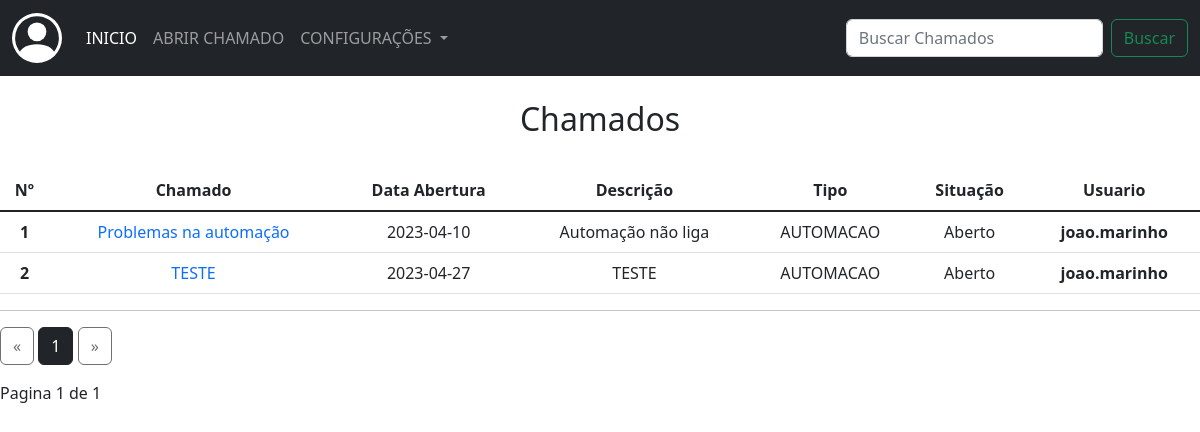
Before: /chamados_suporte (signed in) with the older database file.
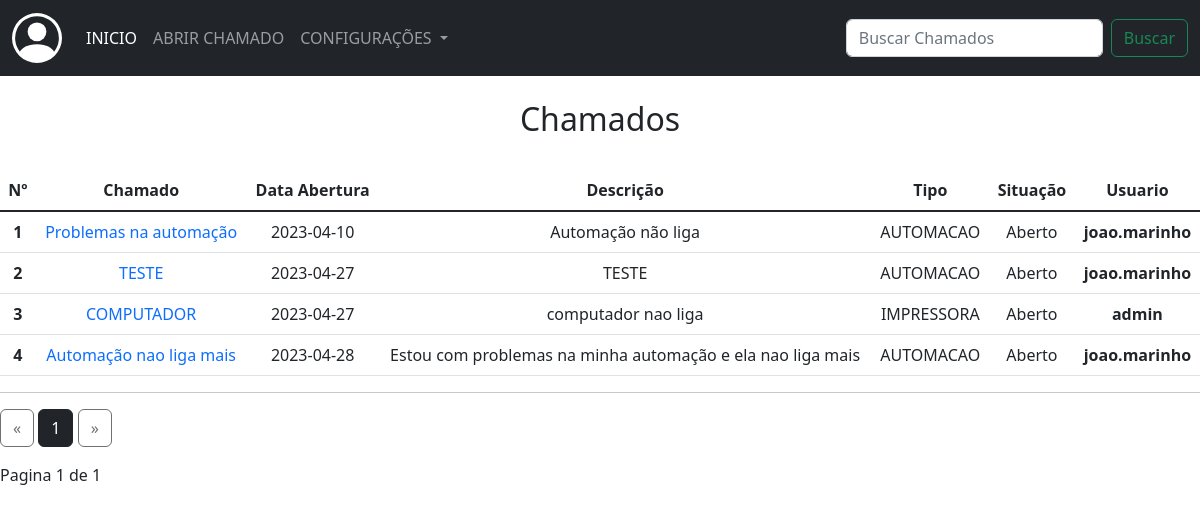
After: the same page with the newer database file.
### app/models/tab_chamados.py (models this page shows)
class Chamados(db.Model):
    __tablename__ = 'tab_chamados'
    id = db.Column(db.Integer, primary_key=True)
    data_add = db.Column(db.String(50), nullable=False)
    data_fim = db.Column(db.String(50), nullable=False)
    titulo = db.Column(db.String(100), nullable=False)
    descricao = db.Column(db.String(255), nullable=False)
    tipo_ch = db.Column(db.String(100), nullable=False)
    situacao = db.Column(db.String(50), nullable=False)
    ass_por = db.Column(db.String(100))
    telefone = db.Column(db.String(50))
    setor = db.Column(db.String(100))
    tab_usuarios_id = db.Column(db.Integer, db.ForeignKey('tab_usuarios.id'))

### app/routes/routes.py (the view)
@app.route("/chamados_suporte")
@login_required
def chamados_suporte():
    page = request.args.get('page',1,type=int)
    ch = Chamados.query.paginate(page=page, per_page=ROWS_PER_PAGE)
    return render_template("chamados_suporte.html", chamados = ch)

### app/routes/routes.py (called while the page is built)
@login_manager.user_loader
def load_user(user_id):
    return User.query.get(int(user_id))

### app/templates/chamados_suporte.html (shortened to what this page needs)
{% extends 'base.html' %}
{% block conteudo %}
<nav class="navbar navbar-expand-lg navbar-dark bg-dark">
    <div class="container-fluid">
      <a class="navbar-brand" href="#"></a>
      <div class="collapse navbar-collapse" id="navbarSupportedContent">
        <ul class="navbar-nav me-auto mb-2 mb-lg-0">
          <li class="nav-item">
            <a class="nav-link active" aria-current="page" href="#">INICIO</a>
          </li>
          <li class="nav-item">
            <a class="nav-link" href="{{url_for('abrir_chamado')}}">ABRIR CHAMADO</a>
          </li>
          <li class="nav-item dropdown">
            <a class="nav-link dropdown-toggle" href="#" role="button" data-bs-toggle="dropdown" aria-expanded="false">
              CONFIGURAÇÕES
            </a>
          </li>
        </ul>
        <form class="d-flex" role="search" action="" method="post">
          <input class="form-control me-2" type="search" placeholder="Buscar Chamados" aria-label="Search">
          <button class="btn btn-outline-success" type="submit">Buscar</button>
        </form>
      </div>
    </div>
</nav>
<br>
<h2 align="center">Chamados</h2>
<br>
<div>
  <table class="table">
    <thead>
      <tr>
        <th scope="col">Nº</th>
        <th scope="col">Chamado</th>
        <th scope="col">Data Abertura</th>
        <th scope="col">Descrição</th>
        <th scope="col">Tipo</th>
        <th scope="col">Situação</th>
        <th scope="col">Usuario</th>
      </tr>
    </thead>
    <tbody class="table-group-divider">
      {% for ch in chamados %}
      <tr>
        <th scope="row">{{ch.id}}</th>
        <td><a href="{{url_for('visualizar_chamados', id=ch.id)}}">{{ch.titulo}}</a></td>
        <td>{{ch.data_add}}</td>
        <td>{{ch.descricao}}</td>
        <td>{{ch.tipo_ch}}</td>
        <td>{{ch.situacao}}</td>
        <th>{{ch.tab_usuarios_id}}</th>
      </tr>
      {% endfor %}
    </tbody>
  </table>
  <hr>
  <div class="text-right">
    <a href="{{ url_for('chamados_suporte', page=chamados.prev_num) }}"
    class="btn btn-outline-dark
    {% if chamados.page == 1 %}disabled{% endif %}">
        &laquo;
    </a>
    {% for page_num in chamados.iter_pages(left_edge=1, right_edge=1, left_current=1, right_current=2) %}
{% if page_num %}
            {% if chamados.page == page_num %}
            <a href="{{ url_for('chamados_suporte', page=page_num) }}"
            class="btn btn-dark">
                {{ page_num }}
            </a>
            {% else %}
            <a href="{{ url_for('chamados_suporte', page=page_num) }}"
            class="btn btn-outline-dark">
                {{ page_num }}
            </a>
            {% endif %}
        {% else %}
            ...
        {% endif %}
    {% endfor %}
    <a href="{{ url_for('chamados_suporte', page=chamados.next_num) }}"
    class="btn btn-outline-dark
    {% if chamados.page == chamados.pages %}disabled{% endif %}">
        &raquo;
    </a>
</div>
<p class="text-right mt-3">
Pagina {{ chamados.page }} de {{ chamados.pages }}
</p>
</div>
<br>
{% endblock conteudo %}

### app/templates/base.html (shortened to what this page needs)
<!DOCTYPE html>
<html lang="en">
<head>
    <link rel="stylesheet" href="https://cdn.jsdelivr.net/npm/bootstrap@5.2.3/dist/css/bootstrap.min.css">
    <link rel="stylesheet" href="{{url_for('static', filename='styles.css')}}">
</head>
<body>
    {% block conteudo %}
    {% endblock conteudo %}
</body>
</html>

### app/static/styles.css (style rules this page uses)
body { margin: 0px; }
.form-control { display: flex; flex-direction: column; align-items: center; justify-content: center; }
a { text-decoration: none; }
th, tr { text-align: center; }

Changed rows visible on the page:
added Chamados: id "3", titulo "COMPUTADOR", data_add "2023-04-27", descricao "computador nao liga", tipo_ch "IMPRESSORA", situacao "Aberto", tab_usuarios_id "admin"
added Chamados: id "4", titulo "Automação nao liga mais", data_add "2023-04-28", descricao "Estou com problemas na minha automação e ela nao liga mais", tipo_ch "AUTOMACAO", situacao "Aberto", tab_usuarios_id "joao.marinho"
